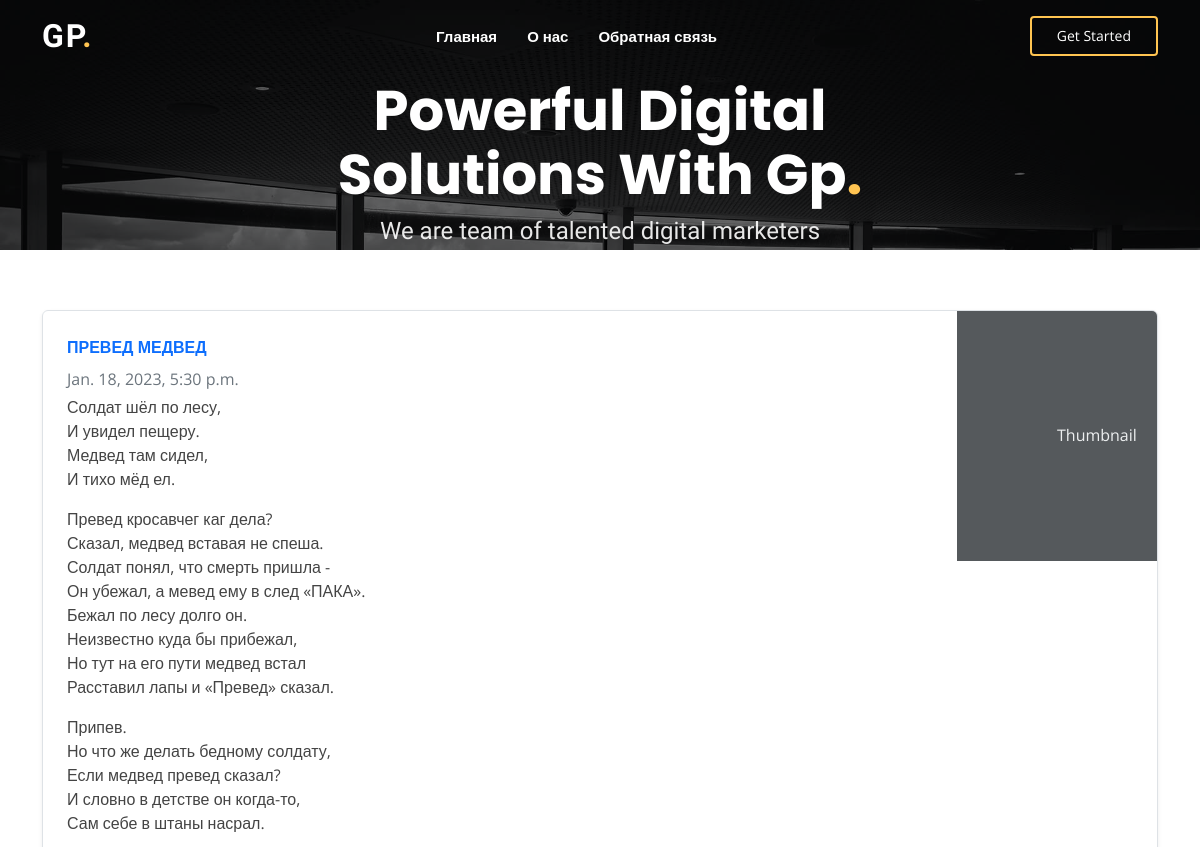
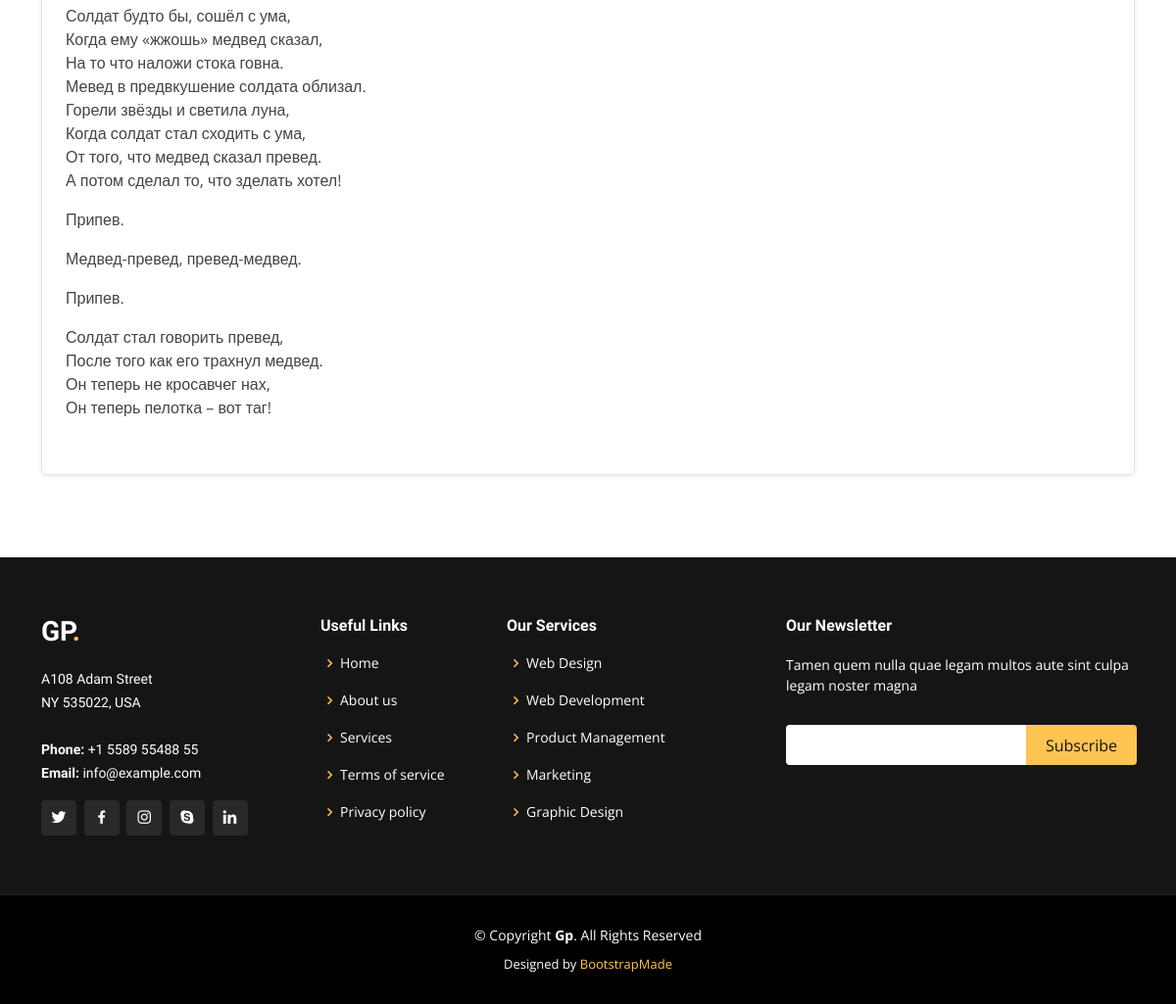
/blog/one/1/, run on the app's committed database (2 pictures, top to bottom).
### blog/models.py (models this page shows)
class Blog(models.Model):
    title = models.CharField(max_length=255)
    content = models.TextField(blank=True)
    time_create = models.DateTimeField(auto_now_add=True)
    time_update = models.DateTimeField(auto_now=True)
    is_published = models.BooleanField(default=True)

### blog/views.py (the view)
# urls.py: path('one/<int:pid>/', one, name='one'),
def one(request, pid):
    post = Blog.objects.get(pk=pid)
    return render(request, 'blog/one.html', {'menu': menu, 'title': post.title, 'post':post});

### blog/templates/blog/one.html
{% extends 'blog/layout.html' %}
{% block content %}
<div class="row g-0 border rounded overflow-hidden flex-md-row mb-4 shadow-sm h-md-250 position-relative">
                <div class="col p-4 d-flex flex-column position-static">
                  <strong class="d-inline-block mb-2 text-primary">{{ post.title }}</strong>
                  <div class="mb-1 text-muted">{{ post.time_create}}</div>
                  <p class="card-text mb-auto">
                  {% autoescape on %}
                    {{post.content|linebreaks}}
                  {% endautoescape %}
                  </p>
                </div>
                <div class="col-auto d-none d-lg-block">
                  <svg class="bd-placeholder-img" width="200" height="250" xmlns="http://www.w3.org/2000/svg" role="img" aria-label="Placeholder: Thumbnail" preserveAspectRatio="xMidYMid slice" focusable="false"><title>Placeholder</title><rect width="100%" height="100%" fill="#55595c"></rect><text x="50%" y="50%" fill="#eceeef" dy=".3em">Thumbnail</text></svg>
                </div>
              </div>
{% endblock %}

### blog/static/blog/css/style.css (style rules this page uses)
body { font-family: "Open Sans", sans-serif; color: #444444; }

### data on the page
Blog: title "ПРЕВЕД МЕДВЕД", time_create "Jan. 18, 2023, 5:30 p.m.", content "Солдат шёл по лесу, И увидел пещеру. Медвед там сидел, И тихо мёд ел. Превед кросавчег каг дела? Сказал, медвед вставая не спеша. Солдат понял, что смерть пришла - Он убежал, а мевед ему в след «ПАКА». Бежал по лесу долго он. Неизвестно куда бы прибежал, Но тут на его пути медвед встал Расставил лапы и «Превед» сказал. Припев. Но что же делать бедному солдату, Если медвед превед сказал? И словно в детстве он когда-то, Сам себе в штаны насрал. Солдат будто бы, сошёл с ума, Когда ему «жжошь» медвед сказал, На то что наложи стока говна. Мевед в предвкушение солдата облизал. Горели звёзды и светила луна, Когда солдат стал сходить с ума, От того, что медвед сказал превед. А потом сделал то, что…"

### other printed values
{{ url_title }} "Главная" "О нас" "Обратная связь"
